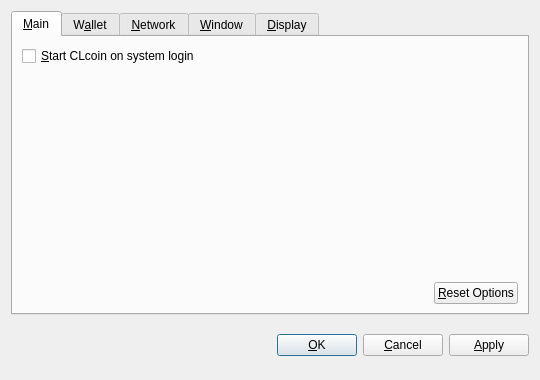
<?xml version="1.0" encoding="UTF-8"?>
<ui version="4.0">
 <class>OptionsDialog</class>
 <widget class="QDialog" name="OptionsDialog">
  <property name="geometry">
   <rect>
    <x>0</x>
    <y>0</y>
    <width>540</width>
    <height>380</height>
   </rect>
  </property>
  <property name="windowTitle">
   <string>Options</string>
  </property>
  <property name="modal">
   <bool>true</bool>
  </property>
  <layout class="QVBoxLayout" name="verticalLayout">
   <item>
    <widget class="QTabWidget" name="tabWidget">
     <property name="tabPosition">
      <enum>QTabWidget::North</enum>
     </property>
     <property name="currentIndex">
      <number>0</number>
     </property>
     <widget class="QWidget" name="tabMain">
      <attribute name="title">
       <string>&amp;Main</string>
      </attribute>
      <layout class="QVBoxLayout" name="verticalLayout_Main">
       <item>
        <widget class="QCheckBox" name="bitcoinAtStartup">
         <property name="toolTip">
          <string>Automatically start CLcoin after logging in to the system.</string>
         </property>
         <property name="text">
          <string>&amp;Start CLcoin on system login</string>
         </property>
        </widget>
       </item>
       <item>
        <spacer name="verticalSpacer_Main">
         <property name="orientation">
          <enum>Qt::Vertical</enum>
         </property>
         <property name="sizeHint" stdset="0">
          <size>
           <width>20</width>
           <height>40</height>
          </size>
         </property>
        </spacer>
       </item>
       <item>
        <layout class="QHBoxLayout" name="horizontalLayout_2_Main">
         <item>
          <spacer name="horizontalSpacer_2_Main">
           <property name="orientation">
            <enum>Qt::Horizontal</enum>
           </property>
           <property name="sizeHint" stdset="0">
            <size>
             <width>40</width>
             <height>20</height>
            </size>
           </property>
          </spacer>
         </item>
         <item>
          <widget class="QPushButton" name="resetButton">
           <property name="toolTip">
            <string>Reset all client options to default.</string>
           </property>
           <property name="text">
            <string>&amp;Reset Options</string>
           </property>
           <property name="autoDefault">
            <bool>false</bool>
           </property>
          </widget>
         </item>
        </layout>
       </item>
      </layout>
     </widget>
     <widget class="QWidget" name="tabWallet">
      <attribute name="title">
       <string>W&amp;allet</string>
      </attribute>
      <layout class="QVBoxLayout" name="verticalLayout_Network">
       <item>
        <widget class="QLabel" name="transactionFeeInfoLabel">
         <property name="text">
          <string>Optional transaction fee per kB that helps make sure your transactions are processed quickly. Most transactions are 1 kB.</string>
         </property>
         <property name="textFormat">
          <enum>Qt::PlainText</enum>
         </property>
         <property name="wordWrap">
          <bool>true</bool>
         </property>
        </widget>
       </item>
       <item>
        <layout class="QHBoxLayout" name="horizontalLayout_1_Main">
         <item>
          <widget class="QLabel" name="transactionFeeLabel">
           <property name="text">
            <string>Pay transaction &amp;fee</string>
           </property>
           <property name="textFormat">
            <enum>Qt::PlainText</enum>
           </property>
           <property name="buddy">
            <cstring>transactionFee</cstring>
           </property>
          </widget>
         </item>
         <item>
          <widget class="BitcoinAmountField" name="transactionFee"/>
         </item>
         <item>
          <spacer name="horizontalSpacer_1_Main">
           <property name="orientation">
            <enum>Qt::Horizontal</enum>
           </property>
           <property name="sizeHint" stdset="0">
            <size>
             <width>40</width>
             <height>20</height>
            </size>
           </property>
          </spacer>
         </item>
        </layout>
       </item>
       <item>
        <widget class="QLabel" name="label">
         <property name="text">
          <string>If you disable the spending of unconfirmed change, the change from a transaction cannot be used until that transaction has at least one confirmation. This also affects how your balance is computed.</string>
         </property>
         <property name="wordWrap">
          <bool>true</bool>
         </property>
        </widget>
       </item>
       <item>
        <widget class="QCheckBox" name="spendZeroConfChange">
         <property name="text">
          <string>Spend unconfirmed change  (experts only)</string>
         </property>
        </widget>
       </item>
       <item>
        <spacer name="verticalSpacer">
         <property name="orientation">
          <enum>Qt::Vertical</enum>
         </property>
         <property name="sizeHint" stdset="0">
          <size>
           <width>20</width>
           <height>40</height>
          </size>
         </property>
        </spacer>
       </item>
      </layout>
     </widget>
     <widget class="QWidget" name="tabNetwork">
      <attribute name="title">
       <string>&amp;Network</string>
      </attribute>
      <layout class="QVBoxLayout" name="verticalLayout_Network">
       <item>
        <widget class="QCheckBox" name="mapPortUpnp">
         <property name="toolTip">
          <string>Automatically open the CLcoin client port on the router. This only works when your router supports UPnP and it is enabled.</string>
         </property>
         <property name="text">
          <string>Map port using &amp;UPnP</string>
         </property>
        </widget>
       </item>
       <item>
        <widget class="QCheckBox" name="connectSocks">
         <property name="toolTip">
          <string>Connect to the CLcoin network through a SOCKS proxy (e.g. when connecting through Tor).</string>
         </property>
         <property name="text">
          <string>&amp;Connect through SOCKS proxy:</string>
         </property>
        </widget>
       </item>
       <item>
        <layout class="QHBoxLayout" name="horizontalLayout_Network">
         <item>
          <widget class="QLabel" name="proxyIpLabel">
           <property name="text">
            <string>Proxy &amp;IP:</string>
           </property>
           <property name="textFormat">
            <enum>Qt::PlainText</enum>
           </property>
           <property name="buddy">
            <cstring>proxyIp</cstring>
           </property>
          </widget>
         </item>
         <item>
          <widget class="QValidatedLineEdit" name="proxyIp">
           <property name="maximumSize">
            <size>
             <width>140</width>
             <height>16777215</height>
            </size>
           </property>
           <property name="toolTip">
            <string>IP address of the proxy (e.g. 127.0.0.1)</string>
           </property>
          </widget>
         </item>
         <item>
          <widget class="QLabel" name="proxyPortLabel">
           <property name="text">
            <string>&amp;Port:</string>
           </property>
           <property name="textFormat">
            <enum>Qt::PlainText</enum>
           </property>
           <property name="buddy">
            <cstring>proxyPort</cstring>
           </property>
          </widget>
         </item>
         <item>
          <widget class="QLineEdit" name="proxyPort">
           <property name="maximumSize">
            <size>
             <width>55</width>
             <height>16777215</height>
            </size>
           </property>
           <property name="toolTip">
            <string>Port of the proxy (e.g. 9050)</string>
           </property>
          </widget>
         </item>
         <item>
          <widget class="QLabel" name="socksVersionLabel">
           <property name="text">
            <string>SOCKS &amp;Version:</string>
           </property>
           <property name="textFormat">
            <enum>Qt::PlainText</enum>
           </property>
           <property name="buddy">
            <cstring>socksVersion</cstring>
           </property>
          </widget>
         </item>
         <item>
          <widget class="QValueComboBox" name="socksVersion">
           <property name="toolTip">
            <string>SOCKS version of the proxy (e.g. 5)</string>
           </property>
          </widget>
         </item>
         <item>
          <spacer name="horizontalSpacer_Network">
           <property name="orientation">
            <enum>Qt::Horizontal</enum>
           </property>
           <property name="sizeHint" stdset="0">
            <size>
             <width>40</width>
             <height>20</height>
            </size>
           </property>
          </spacer>
         </item>
        </layout>
       </item>
       <item>
        <spacer name="verticalSpacer_Network">
         <property name="orientation">
          <enum>Qt::Vertical</enum>
         </property>
         <property name="sizeHint" stdset="0">
          <size>
           <width>20</width>
           <height>40</height>
          </size>
         </property>
        </spacer>
       </item>
      </layout>
     </widget>
     <widget class="QWidget" name="tabWindow">
      <attribute name="title">
       <string>&amp;Window</string>
      </attribute>
      <layout class="QVBoxLayout" name="verticalLayout_Window">
       <item>
        <widget class="QCheckBox" name="minimizeToTray">
         <property name="toolTip">
          <string>Show only a tray icon after minimizing the window.</string>
         </property>
         <property name="text">
          <string>&amp;Minimize to the tray instead of the taskbar</string>
         </property>
        </widget>
       </item>
       <item>
        <widget class="QCheckBox" name="minimizeOnClose">
         <property name="toolTip">
          <string>Minimize instead of exit the application when the window is closed. When this option is enabled, the application will be closed only after selecting Quit in the menu.</string>
         </property>
         <property name="text">
          <string>M&amp;inimize on close</string>
         </property>
        </widget>
       </item>
       <item>
        <spacer name="verticalSpacer_Window">
         <property name="orientation">
          <enum>Qt::Vertical</enum>
         </property>
         <property name="sizeHint" stdset="0">
          <size>
           <width>20</width>
           <height>40</height>
          </size>
         </property>
        </spacer>
       </item>
      </layout>
     </widget>
     <widget class="QWidget" name="tabDisplay">
      <attribute name="title">
       <string>&amp;Display</string>
      </attribute>
      <layout class="QVBoxLayout" name="verticalLayout_Display">
       <item>
        <layout class="QHBoxLayout" name="horizontalLayout_1_Display">
         <item>
          <widget class="QLabel" name="langLabel">
           <property name="text">
            <string>User Interface &amp;language:</string>
           </property>
           <property name="textFormat">
            <enum>Qt::PlainText</enum>
           </property>
           <property name="buddy">
            <cstring>lang</cstring>
           </property>
          </widget>
         </item>
         <item>
          <widget class="QValueComboBox" name="lang">
           <property name="toolTip">
            <string>The user interface language can be set here. This setting will take effect after restarting CLcoin.</string>
           </property>
          </widget>
         </item>
        </layout>
       </item>
       <item>
        <layout class="QHBoxLayout" name="horizontalLayout_2_Display">
         <item>
          <widget class="QLabel" name="unitLabel">
           <property name="text">
            <string>&amp;Unit to show amounts in:</string>
           </property>
           <property name="textFormat">
            <enum>Qt::PlainText</enum>
           </property>
           <property name="buddy">
            <cstring>unit</cstring>
           </property>
          </widget>
         </item>
         <item>
          <widget class="QValueComboBox" name="unit">
           <property name="toolTip">
            <string>Choose the default subdivision unit to show in the interface and when sending coins.</string>
           </property>
          </widget>
         </item>
        </layout>
       </item>
       <item>
        <widget class="QCheckBox" name="displayAddresses">
         <property name="toolTip">
          <string>Whether to show CLcoin addresses in the transaction list or not.</string>
         </property>
         <property name="text">
          <string>&amp;Display addresses in transaction list</string>
         </property>
        </widget>
       </item>
       <item>
        <widget class="QCheckBox" name="coinControlFeatures">
         <property name="toolTip">
          <string>Whether to show coin control features or not.</string>
         </property>
         <property name="text">
          <string>Display coin &amp;control features (experts only!)</string>
         </property>
        </widget>
       </item>
       <item>
        <spacer name="verticalSpacer_Display">
         <property name="orientation">
          <enum>Qt::Vertical</enum>
         </property>
         <property name="sizeHint" stdset="0">
          <size>
           <width>20</width>
           <height>40</height>
          </size>
         </property>
        </spacer>
       </item>
      </layout>
     </widget>
    </widget>
   </item>
   <item>
    <layout class="QHBoxLayout" name="horizontalLayout_Buttons">
     <item>
      <spacer name="horizontalSpacer_1">
       <property name="orientation">
        <enum>Qt::Horizontal</enum>
       </property>
       <property name="sizeHint" stdset="0">
        <size>
         <width>40</width>
         <height>48</height>
        </size>
       </property>
      </spacer>
     </item>
     <item>
      <widget class="QLabel" name="statusLabel">
       <property name="font">
        <font>
         <weight>75</weight>
         <bold>true</bold>
        </font>
       </property>
       <property name="text">
        <string/>
       </property>
       <property name="textFormat">
        <enum>Qt::PlainText</enum>
       </property>
       <property name="wordWrap">
        <bool>true</bool>
       </property>
      </widget>
     </item>
     <item>
      <spacer name="horizontalSpacer_2">
       <property name="orientation">
        <enum>Qt::Horizontal</enum>
       </property>
       <property name="sizeHint" stdset="0">
        <size>
         <width>40</width>
         <height>48</height>
        </size>
       </property>
      </spacer>
     </item>
     <item>
      <widget class="QPushButton" name="okButton">
       <property name="text">
        <string>&amp;OK</string>
       </property>
      </widget>
     </item>
     <item>
      <widget class="QPushButton" name="cancelButton">
       <property name="text">
        <string>&amp;Cancel</string>
       </property>
       <property name="autoDefault">
        <bool>false</bool>
       </property>
      </widget>
     </item>
     <item>
      <widget class="QPushButton" name="applyButton">
       <property name="text">
        <string>&amp;Apply</string>
       </property>
       <property name="autoDefault">
        <bool>false</bool>
       </property>
      </widget>
     </item>
    </layout>
   </item>
  </layout>
 </widget>
 <customwidgets>
  <customwidget>
   <class>BitcoinAmountField</class>
   <extends>QSpinBox</extends>
   <header>bitcoinamountfield.h</header>
  </customwidget>
  <customwidget>
   <class>QValueComboBox</class>
   <extends>QComboBox</extends>
   <header>qvaluecombobox.h</header>
  </customwidget>
  <customwidget>
   <class>QValidatedLineEdit</class>
   <extends>QLineEdit</extends>
   <header>qvalidatedlineedit.h</header>
  </customwidget>
 </customwidgets>
 <resources/>
 <connections/>
</ui>
